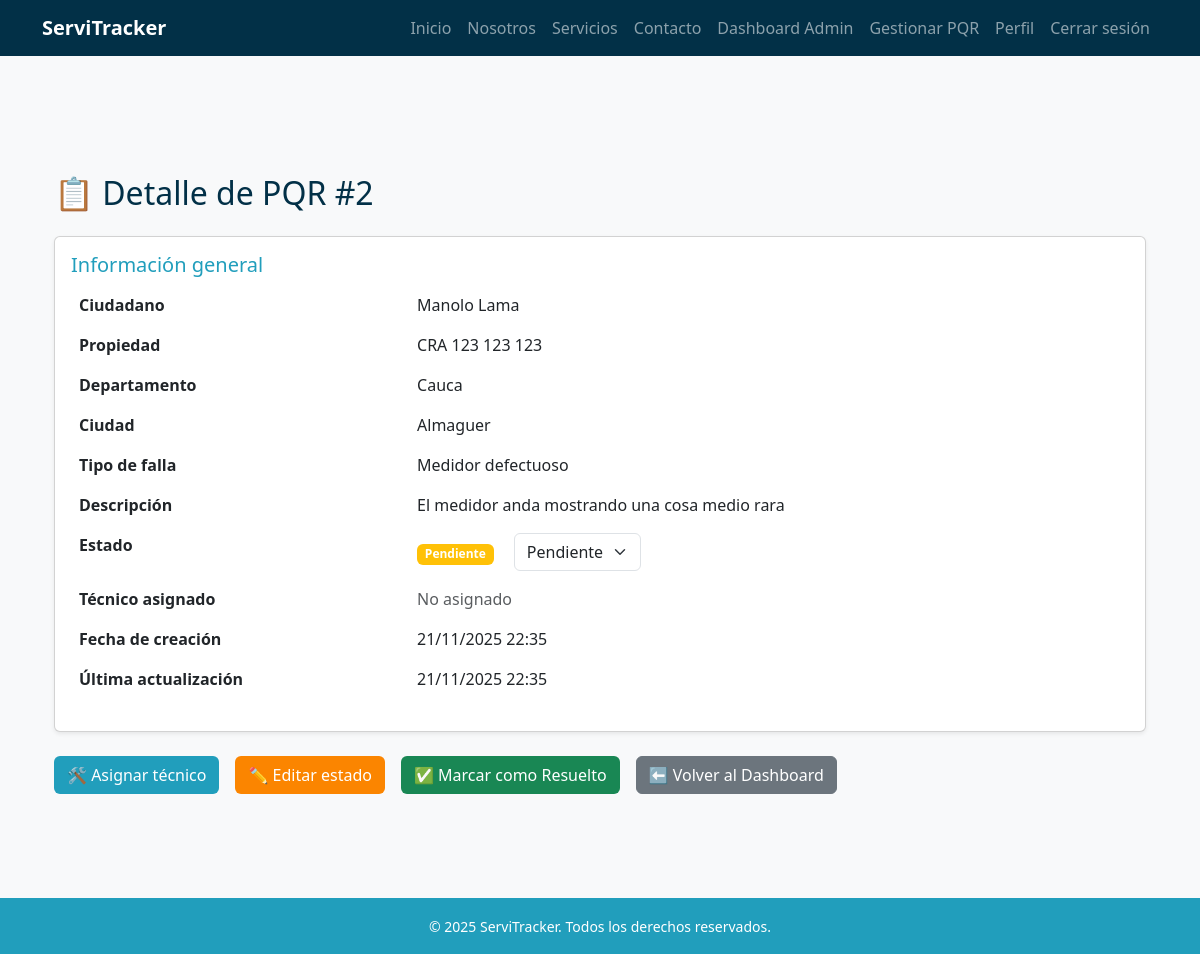
The page /pqr/2/detalle/ (signed in) on the database its author committed.
### pqr/models.py (models this page shows, shortened)
class PQR(models.Model):
    ciudadano = models.ForeignKey(
        settings.AUTH_USER_MODEL,
        on_delete=models.SET_NULL,
        null=True,
        blank=True,
        related_name="pqrs_ciudadano"
    )
    propiedad = models.ForeignKey(
        Propiedad,
        on_delete=models.SET_NULL,
        null=True,
        blank=True
    )
    tipo_falla = models.ForeignKey(
        TipoFalla,
        on_delete=models.PROTECT
    )
    descripcion = models.TextField()
    estado = models.ForeignKey(
        EstadoPQR,
        on_delete=models.PROTECT
    )
    tecnico_asignado = models.ForeignKey(
        settings.AUTH_USER_MODEL,
        on_delete=models.SET_NULL,
        null=True,
        blank=True,
        related_name="pqrs_tecnico"
    )
    fecha_creacion = models.DateTimeField(auto_now_add=True)
    fecha_actualizacion = models.DateTimeField(auto_now=True)
    def actualizar_estado_urgencia(self):
        if self.estado.nombre == "Pendiente":
            dias = (timezone.now() - self.fecha_creacion).days
            if dias >= 7:
                urgente = EstadoPQR.objects.get(nombre="Muy urgente")
                self.estado = urgente
                self.save()
            elif dias >= 3:
                urgente = EstadoPQR.objects.get(nombre="Urgente")
                self.estado = urgente
                self.save()

class TipoFalla(models.Model):
    nombre = models.CharField(max_length=100)
    def __str__(self):
        return self.nombre

class EstadoPQR(models.Model):
    nombre = models.CharField(max_length=50)

### usuarios/models.py (models this page shows)
class Usuario(AbstractBaseUser, PermissionsMixin):
    ROLES = [
        ("administrador", "Administrador"),
        ("agente", "Agente"),
        ("tecnico", "Técnico"),
        ("ciudadano", "Ciudadano"),
    ]
    documento = models.CharField(max_length=20, unique=True)
    email = models.EmailField(blank=True, null=True)
    nombres = models.CharField(max_length=100, blank=True, null=True)
    apellidos = models.CharField(max_length=100, blank=True, null=True)
    rol = models.CharField(max_length=20, choices=ROLES, default="ciudadano")
    especialidad = models.ForeignKey(Especialidad, on_delete=models.SET_NULL, null=True, blank=True)
    is_active = models.BooleanField(default=True)
    is_staff = models.BooleanField(default=False)
    date_joined = models.DateTimeField(auto_now_add=True)
    objects = UsuarioManager()
    USERNAME_FIELD = "documento"
    REQUIRED_FIELDS = []  # puedes agregar 'email' si quieres que sea obligatorio
    def __str__(self):
        return self.get_public_name()
    def get_full_name(self):
        nombre = (self.nombres or "").strip()
        apellido = (self.apellidos or "").strip()
        full = f"{nombre} {apellido}".strip()
        return full or ""
    def get_public_name(self):
        return self.get_full_name() or "Usuario"

### propiedades/models.py (models this page shows, shortened)
class Propiedad(models.Model):
    usuario = models.ForeignKey(
        settings.AUTH_USER_MODEL,
        on_delete=models.CASCADE,
        related_name='propiedades'
    )
    departamento = models.CharField(max_length=100)
    ciudad = models.CharField(max_length=100)
    direccion = models.CharField(max_length=200)
    activa = models.BooleanField(default=True)

### pqr/views.py (the view)
# urls.py: path('<int:pk>/detalle/', views.detalle_pqr, name='detalle_pqr'),
@login_required
@user_passes_test(lambda u: u.rol in ["agente", "administrador", "tecnico"])
def detalle_pqr(request, pk):
    pqr = get_object_or_404(PQR, pk=pk)
    if pqr.estado.nombre in ["Pendiente", "Urgente", "Muy urgente"]:
        try:
            pqr.actualizar_estado_urgencia()
        except Exception:
            pass
    estados = EstadoPQR.objects.all() if request.user.rol in ["agente", "administrador"] else []
    return render(request, 'pqr/detalle_pqr.html', {
        'pqr': pqr,
        'estados': estados,
    })

### templates/pqr/detalle_pqr.html (shortened to what this page needs)
{% extends 'base.html' %}
{% block content %}
<div class="container my-5">
    <h2 class="text-blue-dark mb-4">📋 Detalle de PQR #{{ pqr.id }}</h2>
    <div class="card shadow-sm">
        <div class="card-body">
            <h5 class="card-title text-blue-mid">Información general</h5>
            <table class="table table-borderless">
                <tbody>
                    <tr>
                        <th scope="row">Ciudadano</th>
                        <td>{{ pqr.ciudadano }}</td>
                    </tr>
                    <tr>
                        <th scope="row">Propiedad</th>
                        <td>{{ pqr.propiedad.direccion }}</td>
                    </tr>
                    <tr>
                        <th scope="row">Departamento</th>
                        <td>{{ pqr.propiedad.departamento }}</td>
                    </tr>
                    <tr>
                        <th scope="row">Ciudad</th>
                        <td>{{ pqr.propiedad.ciudad }}</td>
                    </tr>
                    <tr>
                        <th scope="row">Tipo de falla</th>
                        <td>{{ pqr.tipo_falla }}</td>
                    </tr>
                    <tr>
                        <th scope="row">Descripción</th>
                        <td>{{ pqr.descripcion }}</td>
                    </tr>
                    <tr>
                        <th scope="row">Estado</th>
                        <td>
                            <span class="badge
                                {% if pqr.estado.nombre == 'Pendiente' %} bg-warning
                                {% elif pqr.estado.nombre == 'En curso' %} bg-info
                                {% elif pqr.estado.nombre == 'Resuelto' %} bg-success
                                {% elif pqr.estado.nombre == 'Urgente' %} bg-danger
                                {% elif pqr.estado.nombre == 'Muy urgente' %} bg-dark
                                {% else %} bg-secondary
                                {% endif %}">
                                {{ pqr.estado.nombre }}
                            </span>
                            {% if user.rol == "agente" or user.rol == "administrador" %}
                                <form method="post" action="{% url 'editar_estado_pqr' pqr.pk %}" class="d-inline ms-3">
                                    <select name="estado" class="form-select d-inline w-auto" onchange="this.form.submit()">
                                        {% for estado in estados %}
                                            <option value="{{ estado.id }}" {% if estado.id == pqr.estado.id %}selected{% endif %}>
                                                {{ estado.nombre }}
                                            </option>
                                        {% endfor %}
                                    </select>
                                </form>
                            {% endif %}
                        </td>
                    </tr>
                    <tr>
                        <th scope="row">Técnico asignado</th>
                        <td>
                            {% if pqr.tecnico_asignado %}
                                {{ pqr.tecnico_asignado }}
                            {% else %}
                                <span class="text-muted">No asignado</span>
                            {% endif %}
                        </td>
                    </tr>
                    <tr>
                        <th scope="row">Fecha de creación</th>
                        <td>{{ pqr.fecha_creacion|date:"d/m/Y H:i" }}</td>
                    </tr>
                    <tr>
                        <th scope="row">Última actualización</th>
                        <td>{{ pqr.fecha_actualizacion|date:"d/m/Y H:i" }}</td>
                    </tr>
                </tbody>
            </table>
        </div>
    </div>
    <div class="mt-4 d-flex gap-3">
        {% if user.rol == "agente" or user.rol == "administrador" %}
            <a href="{% url 'asignar_tecnico' pqr.pk %}" class="btn btn-blue-mid">🛠️ Asignar técnico</a>
            <a href="{% url 'editar_estado_pqr' pqr.pk %}" class="btn btn-orange-dark">✏️ Editar estado</a>
        {% endif %}
        {% if user.rol == "tecnico" or user.rol == "agente" or user.rol == "administrador" %}
            {% if pqr.estado.nombre != "Resuelto" %}
                <a href="{% url 'cerrar_pqr' pqr.pk %}" class="btn btn-green-dark">✅ Marcar como Resuelto</a>
            {% endif %}
        {% endif %}
        <a href="{% url 'dashboard_admin' %}" class="btn btn-secondary">⬅️ Volver al Dashboard</a>
    </div>
</div>
{% endblock %}

### static/css/style.css (style rules this page uses)
:root { --blue-light: #8ecae6; --blue-mid: #219ebc; --blue-deep: #126782; --blue-dark: #023047; --yellow: #ffb703; --orange-light: #fd9e02; --orange-dark: #fb8500; --green-light: #198754; --green-dark: #146c43; }
.text-blue-mid { color: var(--blue-mid); }
.text-blue-dark { color: var(--blue-dark); }
body { font-family: 'Segoe UI', sans-serif; background-color: #f8f9fa; padding-top: 70px; min-height: 100vh; display: flex; flex-direction: column; }
.btn-blue-mid { background-color: var(--blue-mid); color: white; }
.btn-orange-dark { background-color: var(--orange-dark); color: white; }
.btn-green-dark { background-color: var(--green-light); color: white; }

### rows shown on the page
PQR: id "2", ciudadano "Manolo Lama", propiedad.direccion "CRA 123 123 123", propiedad.departamento "Cauca", propiedad.ciudad "Almaguer", tipo_falla "Medidor defectuoso", descripcion "El medidor anda mostrando una cosa medio rara", estado.nombre "Pendiente", estado "Pendiente", fecha_creacion "21/11/2025 22:35", fecha_actualizacion "21/11/2025 22:35"
